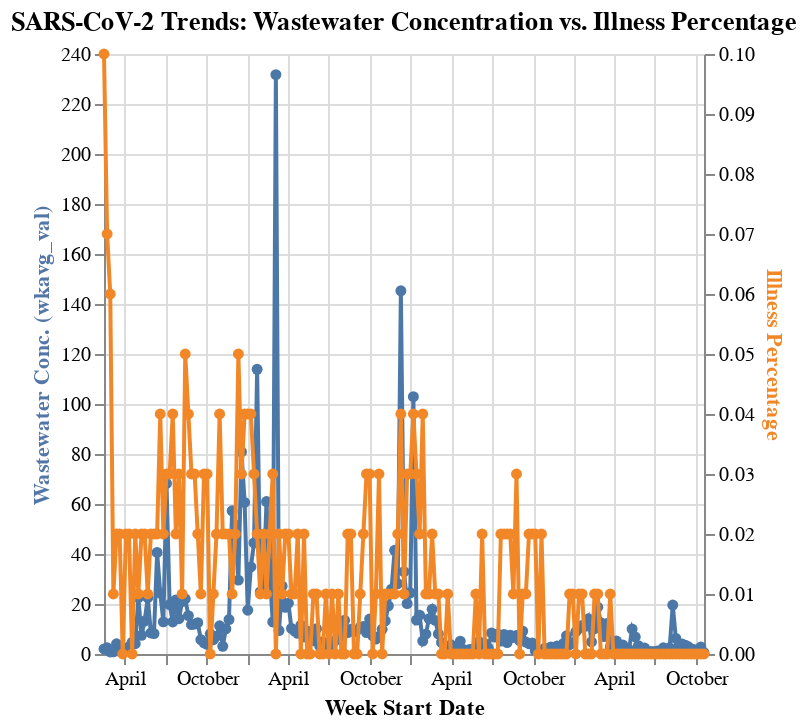

Source (notebook cell):
### Code cell
# Display the chart (Altair will render this automatically in a Jupyter environment)
chart
# chart.save('sars_cov2_correlation_chart.json') # Uncomment to save the chart as a JSON file

### Figure 1 — Vega-Lite specification as saved in the notebook (floating-point values rounded to 4 significant figures; data arrays with more than 128 entries replaced by an {"elided": "..."} marker saying what was removed)
{"config": {"view": {"continuousWidth": 300, "continuousHeight": 300}}, "layer": [{"mark": {"type": "line", "point": true}, "encoding": {"color": {"field": "Metric", "legend": null, "type": "nominal"}, "tooltip": [{"field": "week_start", "type": "temporal"}, {"field": "Value", "format": ".2f", "type": "quantitative"}], "x": {"field": "week_start", "title": "Week Start Date", "type": "temporal"}, "y": {"axis": {"title": "Wastewater Conc. (wkavg_val)", "titleColor": "#5276A7"}, "field": "Value", "type": "quantitative"}}, "transform": [{"filter": {"equal": "wkavg_val", "field": "Metric"}}]}, {"mark": {"type": "line", "point": true}, "encoding": {"color": {"value": "#F18727"}, "tooltip": [{"field": "week_start", "type": "temporal"}, {"field": "Value", "format": ".2f", "type": "quantitative"}], "x": {"field": "week_start", "title": "Week Start Date", "type": "temporal"}, "y": {"axis": {"title": "Illness Percentage", "titleColor": "#F18727"}, "field": "Value", "type": "quantitative"}}, "transform": [{"filter": {"equal": "percent", "field": "Metric"}}]}], "data": {"name": "data-f63d855a005918cb09eb1595525d4628"}, "resolve": {"scale": {"y": "independent"}}, "title": "SARS-CoV-2 Trends: Wastewater Concentration vs. Illness Percentage", "$schema": "https://vega.github.io/schema/vega-lite/v5.20.1.json", "datasets": {"data-f63d855a005918cb09eb1595525d4628": {"elided": "386 records"}}}
